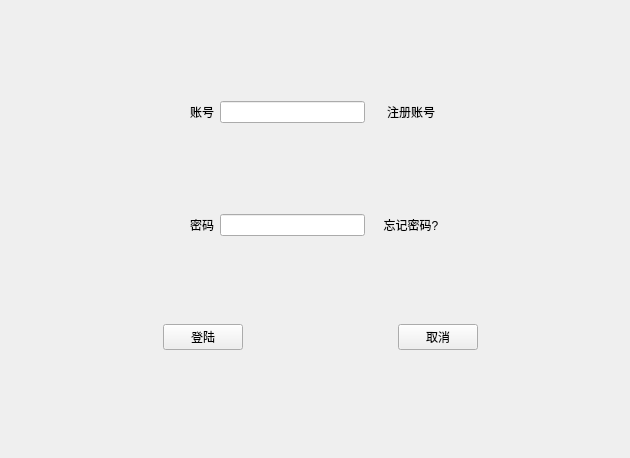
<?xml version="1.0" encoding="UTF-8"?>
<ui version="4.0">
 <class>login</class>
 <widget class="QDialog" name="login">
  <property name="geometry">
   <rect>
    <x>0</x>
    <y>0</y>
    <width>630</width>
    <height>458</height>
   </rect>
  </property>
  <property name="windowTitle">
   <string>Dialog</string>
  </property>
  <widget class="QWidget" name="verticalLayoutWidget">
   <property name="geometry">
    <rect>
     <x>15</x>
     <y>19</y>
     <width>611</width>
     <height>411</height>
    </rect>
   </property>
   <layout class="QVBoxLayout" name="verticalLayout">
    <item>
     <spacer name="verticalSpacer">
      <property name="orientation">
       <enum>Qt::Vertical</enum>
      </property>
      <property name="sizeHint" stdset="0">
       <size>
        <width>20</width>
        <height>40</height>
       </size>
      </property>
     </spacer>
    </item>
    <item>
     <layout class="QHBoxLayout" name="horizontalLayout_3">
      <item>
       <spacer name="horizontalSpacer_3">
        <property name="orientation">
         <enum>Qt::Horizontal</enum>
        </property>
        <property name="sizeHint" stdset="0">
         <size>
          <width>40</width>
          <height>20</height>
         </size>
        </property>
       </spacer>
      </item>
      <item>
       <layout class="QHBoxLayout" name="horizontalLayout">
        <item>
         <widget class="QLabel" name="label">
          <property name="text">
           <string>账号</string>
          </property>
         </widget>
        </item>
        <item>
         <widget class="QLineEdit" name="accountEdit"/>
        </item>
       </layout>
      </item>
      <item>
       <widget class="QPushButton" name="pushButton_3">
        <property name="text">
         <string>注册账号</string>
        </property>
        <property name="flat">
         <bool>true</bool>
        </property>
       </widget>
      </item>
      <item>
       <spacer name="horizontalSpacer_5">
        <property name="orientation">
         <enum>Qt::Horizontal</enum>
        </property>
        <property name="sizeHint" stdset="0">
         <size>
          <width>40</width>
          <height>20</height>
         </size>
        </property>
       </spacer>
      </item>
     </layout>
    </item>
    <item>
     <spacer name="verticalSpacer_2">
      <property name="orientation">
       <enum>Qt::Vertical</enum>
      </property>
      <property name="sizeHint" stdset="0">
       <size>
        <width>20</width>
        <height>40</height>
       </size>
      </property>
     </spacer>
    </item>
    <item>
     <layout class="QHBoxLayout" name="horizontalLayout_4">
      <item>
       <spacer name="horizontalSpacer">
        <property name="orientation">
         <enum>Qt::Horizontal</enum>
        </property>
        <property name="sizeHint" stdset="0">
         <size>
          <width>40</width>
          <height>20</height>
         </size>
        </property>
       </spacer>
      </item>
      <item>
       <layout class="QHBoxLayout" name="horizontalLayout_2">
        <item>
         <widget class="QLabel" name="label_2">
          <property name="text">
           <string>密码</string>
          </property>
         </widget>
        </item>
        <item>
         <widget class="QLineEdit" name="keyEdit">
          <property name="text">
           <string/>
          </property>
          <property name="echoMode">
           <enum>QLineEdit::Password</enum>
          </property>
         </widget>
        </item>
       </layout>
      </item>
      <item>
       <widget class="QPushButton" name="pushButton_4">
        <property name="text">
         <string>忘记密码?</string>
        </property>
        <property name="flat">
         <bool>true</bool>
        </property>
       </widget>
      </item>
      <item>
       <spacer name="horizontalSpacer_4">
        <property name="orientation">
         <enum>Qt::Horizontal</enum>
        </property>
        <property name="sizeHint" stdset="0">
         <size>
          <width>40</width>
          <height>20</height>
         </size>
        </property>
       </spacer>
      </item>
     </layout>
    </item>
    <item>
     <spacer name="verticalSpacer_3">
      <property name="orientation">
       <enum>Qt::Vertical</enum>
      </property>
      <property name="sizeHint" stdset="0">
       <size>
        <width>20</width>
        <height>40</height>
       </size>
      </property>
     </spacer>
    </item>
    <item>
     <layout class="QHBoxLayout" name="horizontalLayout_5">
      <item>
       <spacer name="horizontalSpacer_6">
        <property name="orientation">
         <enum>Qt::Horizontal</enum>
        </property>
        <property name="sizeHint" stdset="0">
         <size>
          <width>40</width>
          <height>20</height>
         </size>
        </property>
       </spacer>
      </item>
      <item>
       <widget class="QPushButton" name="pushButton">
        <property name="mouseTracking">
         <bool>false</bool>
        </property>
        <property name="text">
         <string>登陆</string>
        </property>
       </widget>
      </item>
      <item>
       <spacer name="horizontalSpacer_2">
        <property name="orientation">
         <enum>Qt::Horizontal</enum>
        </property>
        <property name="sizeHint" stdset="0">
         <size>
          <width>40</width>
          <height>20</height>
         </size>
        </property>
       </spacer>
      </item>
      <item>
       <widget class="QPushButton" name="pushButton_2">
        <property name="text">
         <string>取消</string>
        </property>
       </widget>
      </item>
      <item>
       <spacer name="horizontalSpacer_7">
        <property name="orientation">
         <enum>Qt::Horizontal</enum>
        </property>
        <property name="sizeHint" stdset="0">
         <size>
          <width>40</width>
          <height>20</height>
         </size>
        </property>
       </spacer>
      </item>
     </layout>
    </item>
    <item>
     <spacer name="verticalSpacer_4">
      <property name="orientation">
       <enum>Qt::Vertical</enum>
      </property>
      <property name="sizeHint" stdset="0">
       <size>
        <width>20</width>
        <height>40</height>
       </size>
      </property>
     </spacer>
    </item>
   </layout>
  </widget>
 </widget>
 <resources/>
 <connections>
  <connection>
   <sender>pushButton_2</sender>
   <signal>clicked()</signal>
   <receiver>login</receiver>
   <slot>close()</slot>
   <hints>
    <hint type="sourcelabel">
     <x>268</x>
     <y>226</y>
    </hint>
    <hint type="destinationlabel">
     <x>366</x>
     <y>206</y>
    </hint>
   </hints>
  </connection>
 </connections>
</ui>
